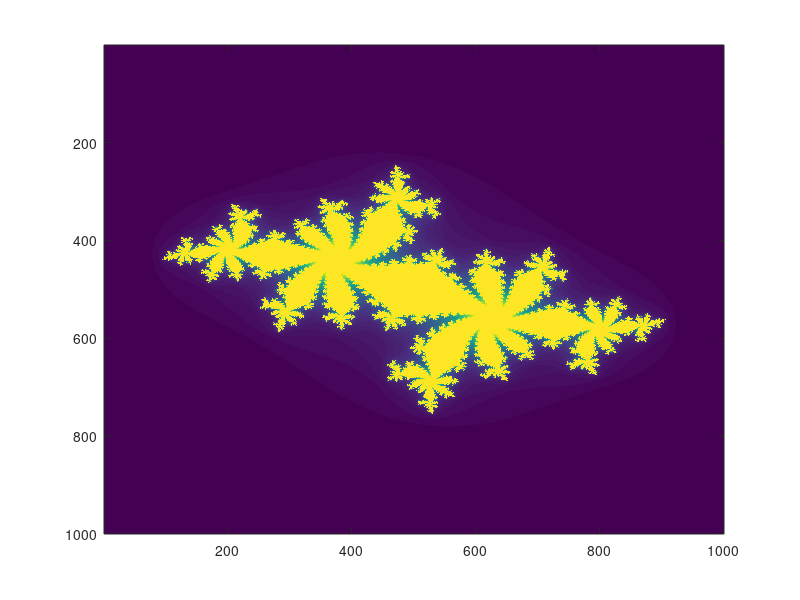

This chart was generated by the following MATLAB code:
%% draw julia set

%% configure
C = -0.62772 -0.42193i;
xmin = -1.8;
xmax = 1.8;
ymin = -1.8;
ymax = 1.8;
samples = 1000;
maxiter = 300;

%% prepare
[ X, Y ] = meshgrid(linspace(xmin, xmax, samples), linspace(ymin, ymax, samples));
Z = X + Y .* i;
output = zeros(size(Z));

%% main -- serial version
%[ I, J ] = size(Z);
%for i = 1:I
%   disp(sprintf('iteration %d', i));
%   for j = 1:J
%      n = 0;
%      while abs(Z(i,j))<2 && n<maxiter
%         Z(i,j) = Z(i,j).^2 + C;
%         n += 1;
%      end
%      output(i,j) = n;
%   end
%end

n = 0;
mem = ones(size(output));
while n<maxiter && sum(Z>2)!=prod(size(Z))
   disp(sprintf('iteration %d', n));
   Z = Z .* Z + C;
   output += mem .* (abs(Z)<2)*1;
   mem = mem .* abs(Z)<2;
   n += 1;
end

image(output)
print -dpng output

save -ascii res.txt output
